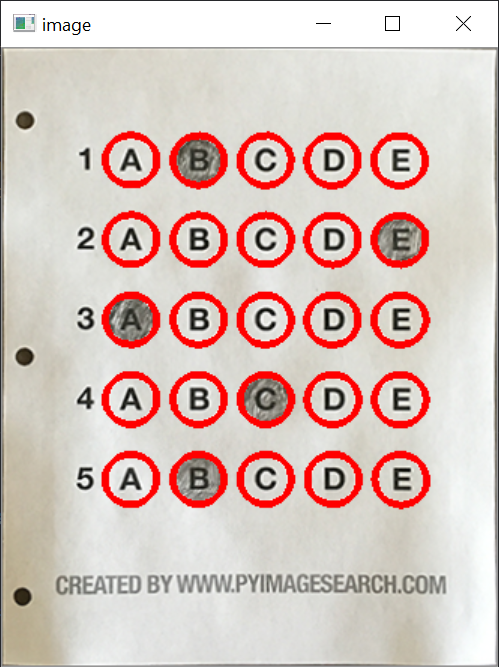
#> input picture images/Bubble Extracted.PNG, 499 x 667 px
$ python test_grader.py --image 'images/Bubble Extracted.PNG'
#> lines starting #> are read from the running program, lines starting #| are printed output that depends on the picture; after the words box and inside, x2 and y2 are one past the last pixel; in counts of white or black regions, pixels touching at a corner belong together
### four_point_transform.py
import numpy as np
import cv2
from scipy.spatial import distance as dist
def order_points(pts):
	# sort the points based on their x-coordinates
	xSorted = pts[np.argsort(pts[:, 0]), :]
	# grab the left-most and right-most points from the sorted
	# x-roodinate points
	leftMost = xSorted[:2, :]
	rightMost = xSorted[2:, :]
	# now, sort the left-most coordinates according to their
	# y-coordinates so we can grab the top-left and bottom-left
	# points, respectively
	leftMost = leftMost[np.argsort(leftMost[:, 1]), :]
	(tl, bl) = leftMost
	# now that we have the top-left coordinate, use it as an
	# anchor to calculate the Euclidean distance between the
	# top-left and right-most points; by the Pythagorean
	# theorem, the point with the largest distance will be
	# our bottom-right point
	D = dist.cdist(tl[np.newaxis], rightMost, "euclidean")[0]
	(br, tr) = rightMost[np.argsort(D)[::-1], :]
	# return the coordinates in top-left, top-right,
	# bottom-right, and bottom-left order
	return np.array([tl, tr, br, bl], dtype="float32")


def four_point_transform(image, pts):
	# obtain a consistent order of the points and unpack them
	# individually
	rect = order_points(pts)
	(tl, tr, br, bl) = rect
	# compute the width of the new image, which will be the
	# maximum distance between bottom-right and bottom-left
	# x-coordiates or the top-right and top-left x-coordinates
	widthA = np.sqrt(((br[0] - bl[0]) ** 2) + ((br[1] - bl[1]) ** 2))
	widthB = np.sqrt(((tr[0] - tl[0]) ** 2) + ((tr[1] - tl[1]) ** 2))
	maxWidth = max(int(widthA), int(widthB))
	# compute the height of the new image, which will be the
	# maximum distance between the top-right and bottom-right
	# y-coordinates or the top-left and bottom-left y-coordinates
	heightA = np.sqrt(((tr[0] - br[0]) ** 2) + ((tr[1] - br[1]) ** 2))
	heightB = np.sqrt(((tl[0] - bl[0]) ** 2) + ((tl[1] - bl[1]) ** 2))
	maxHeight = max(int(heightA), int(heightB))
	# now that we have the dimensions of the new image, construct
	# the set of destination points to obtain a "birds eye view",
	# (i.e. top-down view) of the image, again specifying points
	# in the top-left, top-right, bottom-right, and bottom-left
	# order
	dst = np.array([
		[0, 0],
		[maxWidth - 1, 0],
		[maxWidth - 1, maxHeight - 1],
		[0, maxHeight - 1]], dtype = "float32")
	# compute the perspective transform matrix and then apply it
	M = cv2.getPerspectiveTransform(rect, dst)
	warped = cv2.warpPerspective(image, M, (maxWidth, maxHeight))
	# return the warped image
	return warped

### test_grader.py
import cv2
from imutils import contours
import argparse
import numpy as np
from four_point_transform import four_point_transform
import imutils

# create argument parser
ap = argparse.ArgumentParser()
ap.add_argument('-i', '--image', required=True, help="path to the image")
ap.add_argument('-c', '--crop', type=int, help="whether to crop image 1 if yes 0 if no")
args = vars(ap.parse_args())

#define the answer key
#answer key is a dictionary with zero based indexing fot the question and answers
ANSWER_KEY = { 0:1, 1:4, 2:0, 3:3, 4:1 }

#preprocess the image
if args["crop"] == 1:
    image = imutils.resize(cv2.imread(args["image"]), width=700)
else:
    image = cv2.imread(args["image"])
#> image is the input picture: shape (667, 499, 3); mean B, G, R 188.4, 194.6, 215.9
gray = cv2.cvtColor(image, cv2.COLOR_BGR2GRAY)
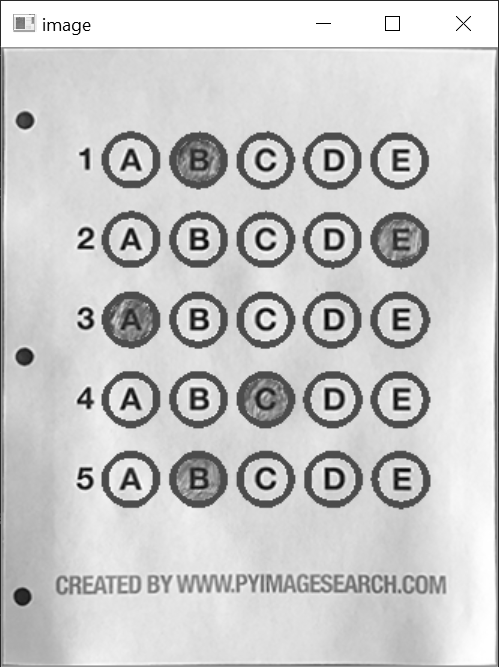
#> gray: shape (667, 499); min 0, max 255, mean 200.2
blurred = cv2.GaussianBlur(gray, (5,5), 0)
edged = cv2.Canny(blurred, 75, 200)
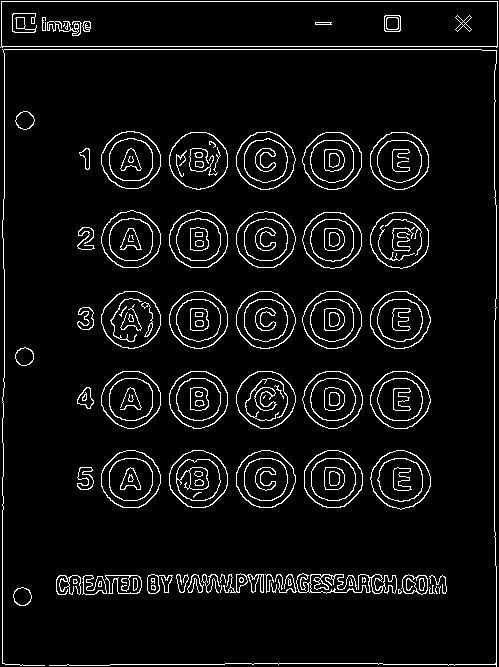
#> edged: shape (667, 499); 5.9% white in thin lines or dots

cv2.imshow('Preprocessed',edged)
#find contours
cnts = cv2.findContours(edged.copy(), cv2.RETR_EXTERNAL, cv2.CHAIN_APPROX_SIMPLE)
#> cnts = 60 contours, 17 with area under 20; largest, box (x1, y1, x2, y2) and area: (0, 1, 498, 48) 22322, (370, 450, 431, 510) 2656, (370, 371, 431, 429) 2634, (101, 450, 161, 508) 2628, (370, 291, 431, 349) 2626
cnts = imutils.grab_contours(cnts)
#contour of the document i.e. answer sheet
docCnt = None
paper_contours = image.copy()
if len(cnts) > 0:
    cnts = sorted(cnts, key=cv2.contourArea, reverse=True)

    for cnt in cnts:
        perimeter = cv2.arcLength(cnt, True)
        approx = cv2.approxPolyDP(cnt, 0.02*perimeter, True) #approximating the contour to 2% of the found contour.

        if len(approx) == 4:
            docCnt = approx
            cv2.drawContours(paper_contours, [cnt], -1, (0,0,255), 3)
            break
#> this loop made 1 pass
#> (perimeter, docCnt) on pass 1: (1086.5, [[1, 1], [0, 47], [497, 46], [497, 1]])
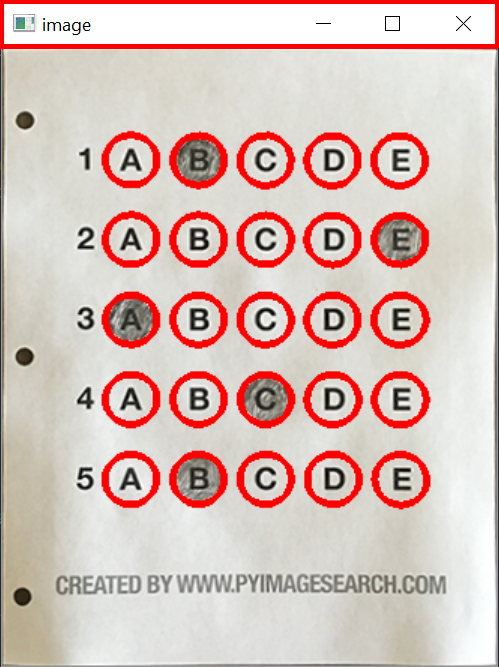
#> paper_contours: shape (667, 499, 3); 1.45% of pixels changed, all inside (x1, y1, x2, y2) = (0, 0, 499, 50)

paper = four_point_transform(image, docCnt.reshape((4, 2)))
#> in order_points, `xSorted = pts[np.argsort(pts[:, 0]), :]`: xSorted = [[0, 47], [1, 1], [497, 46], [497, 1]]
#> in order_points, `leftMost = xSorted[:2, :]`: leftMost = [[0, 47], [1, 1]]
#> in order_points, `rightMost = xSorted[2:, :]`: rightMost = [[497, 46], [497, 1]]
#> in order_points, `leftMost = leftMost[np.argsort(leftMost[:, 1]), :]`: leftMost = [[1, 1], [0, 47]]
#> in order_points, `(tl, bl) = leftMost`: tl = [1, 1]; bl = [0, 47]
#> in order_points, `D = dist.cdist(tl[np.newaxis], rightMost, "euclidean")[0]`: D = [498, 496]
#> in order_points, `(br, tr) = rightMost[np.argsort(D)[::-1], :]`: br = [497, 46]; tr = [497, 1]
#> in four_point_transform, `rect = order_points(pts)`: rect = [[1, 1], [497, 1], [497, 46], [0, 47]]
#> in four_point_transform, `(tl, tr, br, bl) = rect`: tl = [1, 1]; tr = [497, 1]; br = [497, 46]; bl = [0, 47]
#> in four_point_transform, `widthA = np.sqrt(((br[0] - bl[0]) ** 2) + ((br[1] - bl[1]) ** 2))`: widthA = 497
#> in four_point_transform, `widthB = np.sqrt(((tr[0] - tl[0]) ** 2) + ((tr[1] - tl[1]) ** 2))`: widthB = 496
#> in four_point_transform, `maxWidth = max(int(widthA), int(widthB))`: maxWidth = 497
#> in four_point_transform, `heightA = np.sqrt(((tr[0] - br[0]) ** 2) + ((tr[1] - br[1]) ** 2))`: heightA = 45
#> in four_point_transform, `heightB = np.sqrt(((tl[0] - bl[0]) ** 2) + ((tl[1] - bl[1]) ** 2))`: heightB = 46.01
#> in four_point_transform, `maxHeight = max(int(heightA), int(heightB))`: maxHeight = 46
#> in four_point_transform, `dst = np.array([ [0, 0], [maxWidth - 1, 0], [maxWidth - 1, maxHeight -..`: dst = [[0, 0], [496, 0], [496, 45], [0, 45]]
#> in four_point_transform, `M = cv2.getPerspectiveTransform(rect, dst)`: M = [[0.978, 0.0213, -1], [-2.23e-19, 0.98, -0.98], [-4.37e-05, 4.29e-05, 1]]
#> in four_point_transform, `warped = cv2.warpPerspective(image, M, (maxWidth, maxHeight))`:
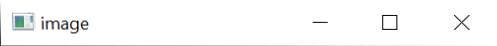
#> warped: shape (46, 497, 3); mean B, G, R 249.5, 249.6, 249.2
warped = four_point_transform(gray, docCnt.reshape((4, 2)))

thresh = cv2.threshold(warped, 0, 255, cv2.THRESH_BINARY_INV | cv2.THRESH_OTSU)[1]
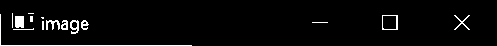
#> thresh: shape (46, 497); 3.5% white in thin lines or dots, all inside (x1, y1, x2, y2) = (0, 13, 470, 46)
cv2.imshow('Paper Contours Extracted', paper_contours)
cv2.imshow('Paper Extracted Original' ,paper)
cv2.imshow('Paper Extracted Grayscale' ,warped)
cv2.imshow('Threshold' ,thresh)
# cv2.waitKey(0)
# cv2.destroyAllWindows()

#after thresholding image, we again use contour extraction to find bubbles from the answer sheet
cnts = cv2.findContours(thresh.copy(), cv2.RETR_EXTERNAL, cv2.CHAIN_APPROX_SIMPLE)
#> cnts = 15 contours, 8 with area under 20; largest, box (x1, y1, x2, y2) and area: (382, 15, 398, 30) 210, (15, 16, 24, 28) 86, (70, 20, 79, 34) 74, (61, 20, 68, 30) 40, (46, 20, 60, 30) 39, (81, 20, 89, 30) 35, (454, 15, 470, 30) 28
cnts = imutils.grab_contours(cnts)

questionContours = []

for c in cnts:
    (x, y, w, h) = cv2.boundingRect(c)
    aspect_ratio = w / float(h)

    if w >= 20 and h >= 20 and aspect_ratio >= 0.9 and aspect_ratio <= 1.1:
	    questionContours.append(c)
#> this loop made 15 passes
#> (c, x, y, w, h, aspect_ratio) on passes 1, 2, 3, 8, 9, 12, 14, 15: ([[33, 28], [32, 29], [13, 29], [33, 29]], 13, 28, 21, 2, 10.5), ([[312, 22], [327, 22]], 312, 22, 16, 1, 16), ([[42, 21], [42, 29], [43, 29], [43, 21]], 42, 21, 2, 9, 0.222), ([[41, 17], [42, 18], [43, 18], [43, 17]], 41, 17, 3, 2, 1.5), ([[30, 16], [30, 21], [32, 21], [32, 16]], 30, 16, 3, 6, 0.5), ([[382, 15], [382, 29], [397, 29], [397, 15]], 382, 15, 16, 15, 1.07), ([[28, 13], [33, 13]], 28, 13, 6, 1, 6), ([[12, 13], [12, 27]], 12, 13, 1, 15, 0.0667)
#> (x, y, w, h, aspect_ratio) on passes 4, 5, 6, 7, 10, 11: (81, 20, 8, 10, 0.8), (70, 20, 9, 14, 0.643), (61, 20, 7, 10, 0.7), (46, 20, 14, 10, 1.4), (15, 16, 9, 12, 0.75), (454, 15, 16, 15, 1.07)
#> after the loop, questionContours = []

for cnt in questionContours:
    cv2.drawContours(paper, [cnt], 0, (0, 0, 255), 3)
#> this loop made 0 passes

cv2.imshow('image', paper)
# cv2.waitKey(0)

#> (the run stopped early here; a loop or call above may not have finished)

$ run again, on images/example_test.png
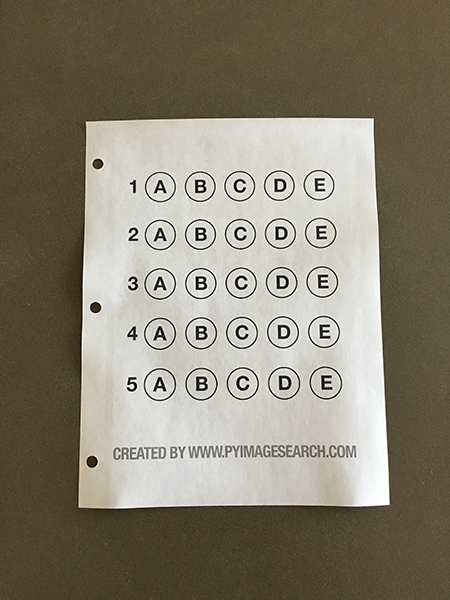
#> input picture images/example_test.png, 450 x 600 px
#> image is the input picture: shape (600, 450, 3); mean B, G, R 112.8, 129, 136.3
#> `edged = cv2.Canny(blurred, 75, 200)`:
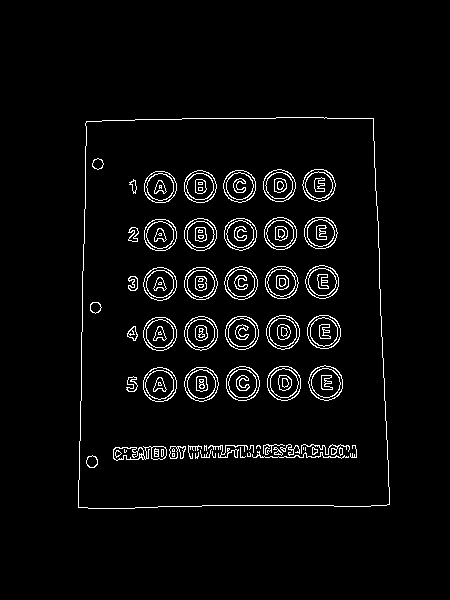
#> edged: shape (600, 450); 3.8% white in thin lines or dots, all inside (x1, y1, x2, y2) = (78, 117, 390, 509)
#> `cnts = cv2.findContours(edged.copy(), cv2.RETR_EXTERNAL, cv2.CHAIN_APP..`: cnts = 1 contour; box (x1, y1, x2, y2) and area: (78, 117, 390, 509) 115793
#> the loop `for cnt in cnts:` made 1 pass
#> (perimeter, docCnt) on pass 1: (1386.6, [[373, 118], [86, 121], [78, 507], [389, 504]])
#> xSorted = [[78, 507], [86, 121], [373, 118], [389, 504]]
#> in order_points, `leftMost = xSorted[:2, :]`: leftMost = [[78, 507], [86, 121]]
#> rightMost = [[373, 118], [389, 504]]
#> in order_points, `leftMost = leftMost[np.argsort(leftMost[:, 1]), :]`: leftMost = [[86, 121], [78, 507]]
#> in order_points, `(tl, bl) = leftMost`: tl = [86, 121]; bl = [78, 507]
#> D = [287, 488.4]
#> in order_points, `(br, tr) = rightMost[np.argsort(D)[::-1], :]`: br = [389, 504]; tr = [373, 118]
#> rect = [[86, 121], [373, 118], [389, 504], [78, 507]]
#> in four_point_transform, `(tl, tr, br, bl) = rect`: tl = [86, 121]; tr = [373, 118]; br = [389, 504]; bl = [78, 507]
#> widthA = 311
#> widthB = 287
#> maxWidth = 311
#> heightA = 386.3
#> heightB = 386.1
#> maxHeight = 386
#> dst = [[0, 0], [310, 0], [310, 385], [0, 385]]
#> M = [[1.11, 0.023, -98.29], [0.0116, 1.11, -135.4], [4.47e-06, 0.000223, 1]]
#> warped: shape (386, 311)
#> thresh: shape (386, 311); 7.9% white in thin lines or dots
#> `cnts = cv2.findContours(thresh.copy(), cv2.RETR_EXTERNAL, cv2.CHAIN_AP..`: cnts = 65 contours, 18 with area under 20; largest, box (x1, y1, x2, y2) and area: (234, 254, 267, 287) 808, (233, 154, 267, 187) 799, (64, 55, 97, 87) 798, (64, 204, 98, 237) 797, (191, 55, 224, 87) 794
#> the loop `for c in cnts:` made 65 passes
#> (x, y, w, h, aspect_ratio) on passes 4 to 11: (7, 337, 12, 12, 1), (269, 330, 10, 11, 0.909), (260, 330, 8, 12, 0.667), (252, 330, 7, 12, 0.583), (100, 330, 7, 11, 0.636), (92, 330, 7, 11, 0.636), (81, 330, 6, 11, 0.545), (73, 330, 6, 11, 0.545)
#> after the loop `for c in cnts:`: questionContours = 25 contours; largest, box (x1, y1, x2, y2) and area: (234, 254, 267, 287) 808, (233, 154, 267, 187) 799, (64, 55, 97, 87) 798, (64, 204, 98, 237) 797, (191, 55, 224, 87) 794
#> the loop `for cnt in questionContours:` made 25 passes
#> question_cnts has the same summary as questionContours
#> the loop `for (q, i) in enumerate(np.arange(0, len(question_cnts), 5)):` made 5 passes
#> after the loop `for (q, i) in enumerate(np.arange(0, len(question_cnts), 5)):`: correct = 2
#| 2
#> score = 40
#| [INFO] score: 40.00%
#> `cv2.putText(paper, "{:.2f}%".format(score), (10, 30), cv2.FONT_HERSHEY..`:
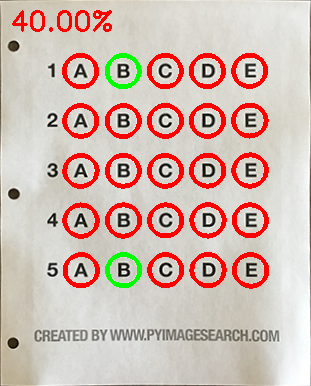
#> paper: shape (386, 311, 3); mean B, G, R 178.5, 187.2, 210.6

$ run again, on images/test_01.png
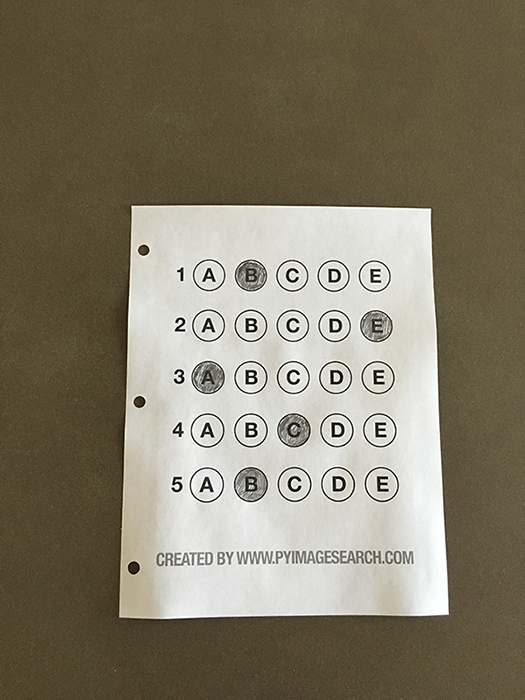
#> input picture images/test_01.png, 525 x 700 px
#> image is the input picture: shape (700, 525, 3); mean B, G, R 104.7, 123.2, 130.7
#> `edged = cv2.Canny(blurred, 75, 200)`:
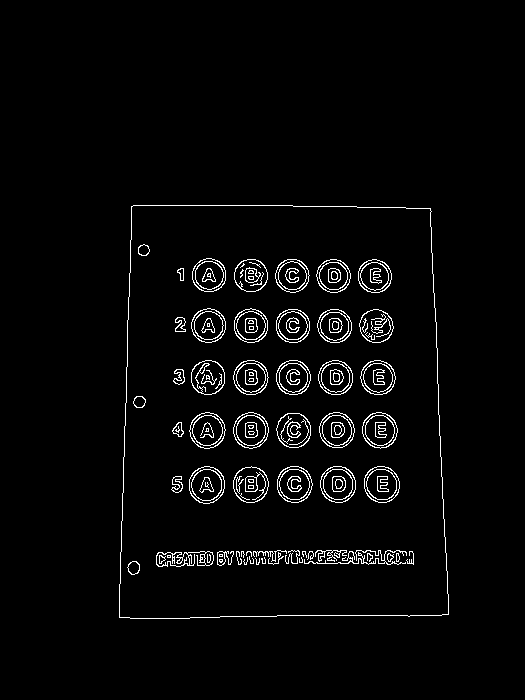
#> edged: shape (700, 525); 2.9% white in thin lines or dots, all inside (x1, y1, x2, y2) = (119, 205, 449, 619)
#> `cnts = cv2.findContours(edged.copy(), cv2.RETR_EXTERNAL, cv2.CHAIN_APP..`: cnts = 1 contour; box (x1, y1, x2, y2) and area: (119, 205, 449, 619) 128732
#> the loop `for cnt in cnts:` made 1 pass
#> (perimeter, docCnt) on pass 1: (1462.8, [[131, 206], [119, 617], [448, 614], [430, 208]])
#> xSorted = [[119, 617], [131, 206], [430, 208], [448, 614]]
#> in order_points, `leftMost = xSorted[:2, :]`: leftMost = [[119, 617], [131, 206]]
#> rightMost = [[430, 208], [448, 614]]
#> in order_points, `leftMost = leftMost[np.argsort(leftMost[:, 1]), :]`: leftMost = [[131, 206], [119, 617]]
#> in order_points, `(tl, bl) = leftMost`: tl = [131, 206]; bl = [119, 617]
#> D = [299, 516.7]
#> in order_points, `(br, tr) = rightMost[np.argsort(D)[::-1], :]`: br = [448, 614]; tr = [430, 208]
#> rect = [[131, 206], [430, 208], [448, 614], [119, 617]]
#> in four_point_transform, `(tl, tr, br, bl) = rect`: tl = [131, 206]; tr = [430, 208]; br = [448, 614]; bl = [119, 617]
#> widthA = 329
#> widthB = 299
#> maxWidth = 329
#> heightA = 406.4
#> heightB = 411.2
#> maxHeight = 411
#> dst = [[0, 0], [328, 0], [328, 410], [0, 410]]
#> M = [[1.14, 0.0332, -155.6], [-0.00769, 1.15, -235.9], [-4.2e-05, 0.000256, 1]]
#> warped: shape (411, 329)
#> thresh: shape (411, 329); 9.5% white; 107 white regions (23 under 20 px)
#> `cnts = cv2.findContours(thresh.copy(), cv2.RETR_EXTERNAL, cv2.CHAIN_AP..`: cnts = 82 contours, 32 with area under 20; largest, box (x1, y1, x2, y2) and area: (247, 270, 283, 305) 910, (247, 217, 283, 251) 905, (203, 270, 238, 304) 901, (68, 270, 103, 304) 901, (202, 217, 238, 251) 900
#> the loop `for c in cnts:` made 82 passes
#> (x, y, w, h, aspect_ratio) on passes 4, 6, 7, 8, 9, 10, 11, 12: (263, 360, 3, 3, 1), (7, 359, 13, 13, 1), (0, 357, 1, 1, 1), (285, 351, 10, 12, 0.833), (275, 351, 8, 12, 0.667), (266, 351, 8, 12, 0.667), (254, 351, 8, 12, 0.667), (246, 351, 7, 12, 0.583)
#> after the loop `for c in cnts:`: questionContours = 25 contours; largest, box (x1, y1, x2, y2) and area: (247, 270, 283, 305) 910, (247, 217, 283, 251) 905, (203, 270, 238, 304) 901, (68, 270, 103, 304) 901, (202, 217, 238, 251) 900
#> the loop `for cnt in questionContours:` made 25 passes
#> question_cnts = 25 contours; largest, box (x1, y1, x2, y2) and area: (247, 270, 283, 305) 910, (247, 217, 283, 251) 905, (203, 270, 238, 304) 901, (68, 270, 103, 304) 901, (247, 164, 283, 198) 900
#> the loop `for (q, i) in enumerate(np.arange(0, len(question_cnts), 5)):` made 5 passes
#> after the loop `for (q, i) in enumerate(np.arange(0, len(question_cnts), 5)):`: correct = 4
#| 4
#> score = 80
#| [INFO] score: 80.00%
#> `cv2.putText(paper, "{:.2f}%".format(score), (10, 30), cv2.FONT_HERSHEY..`:
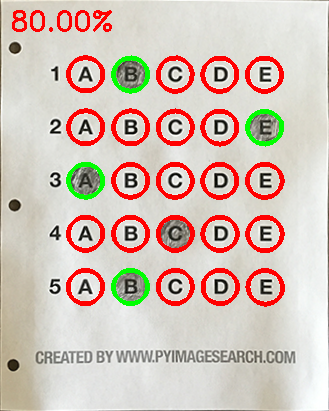
#> paper: shape (411, 329, 3); mean B, G, R 183.8, 194.1, 211.8
